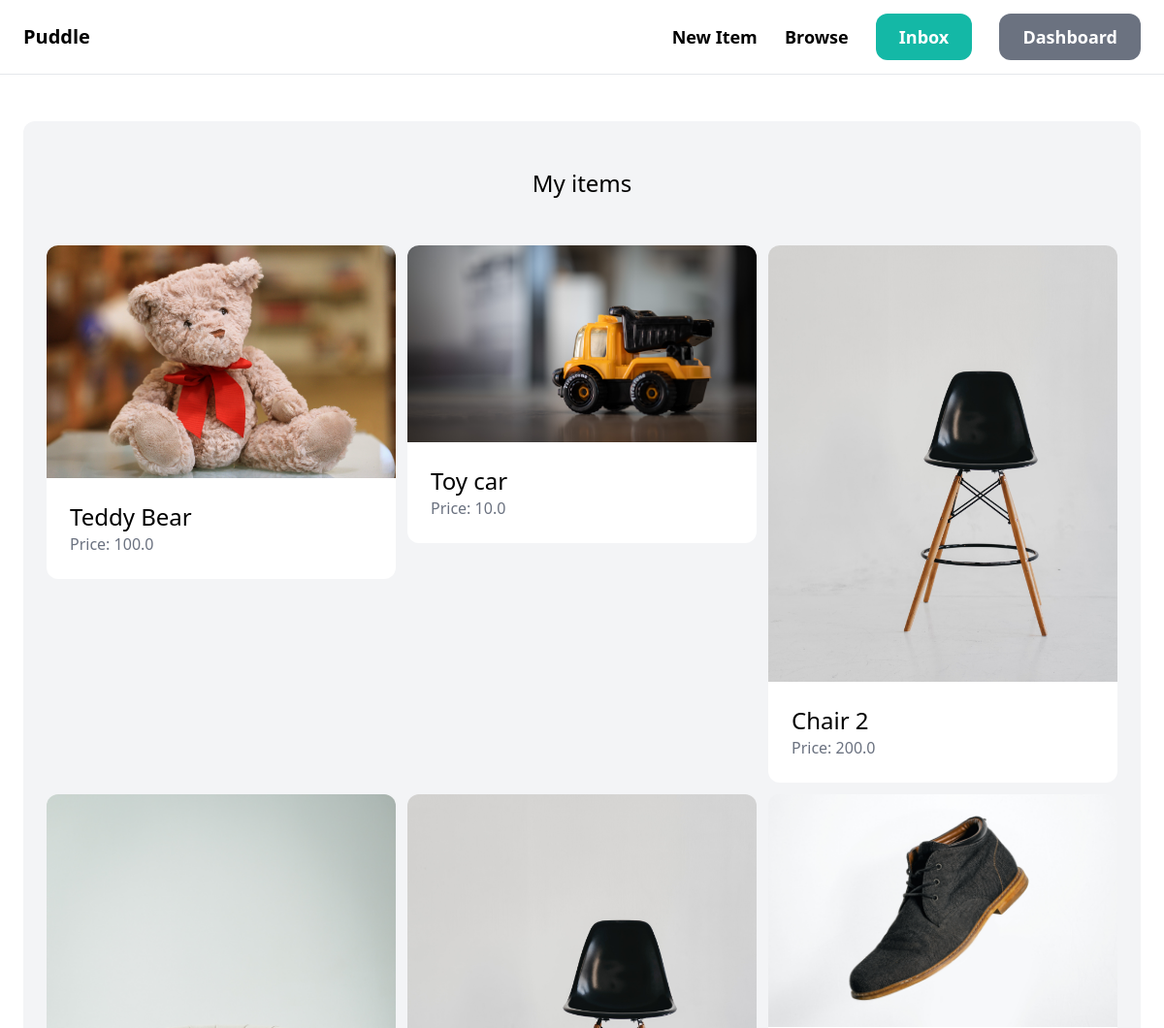
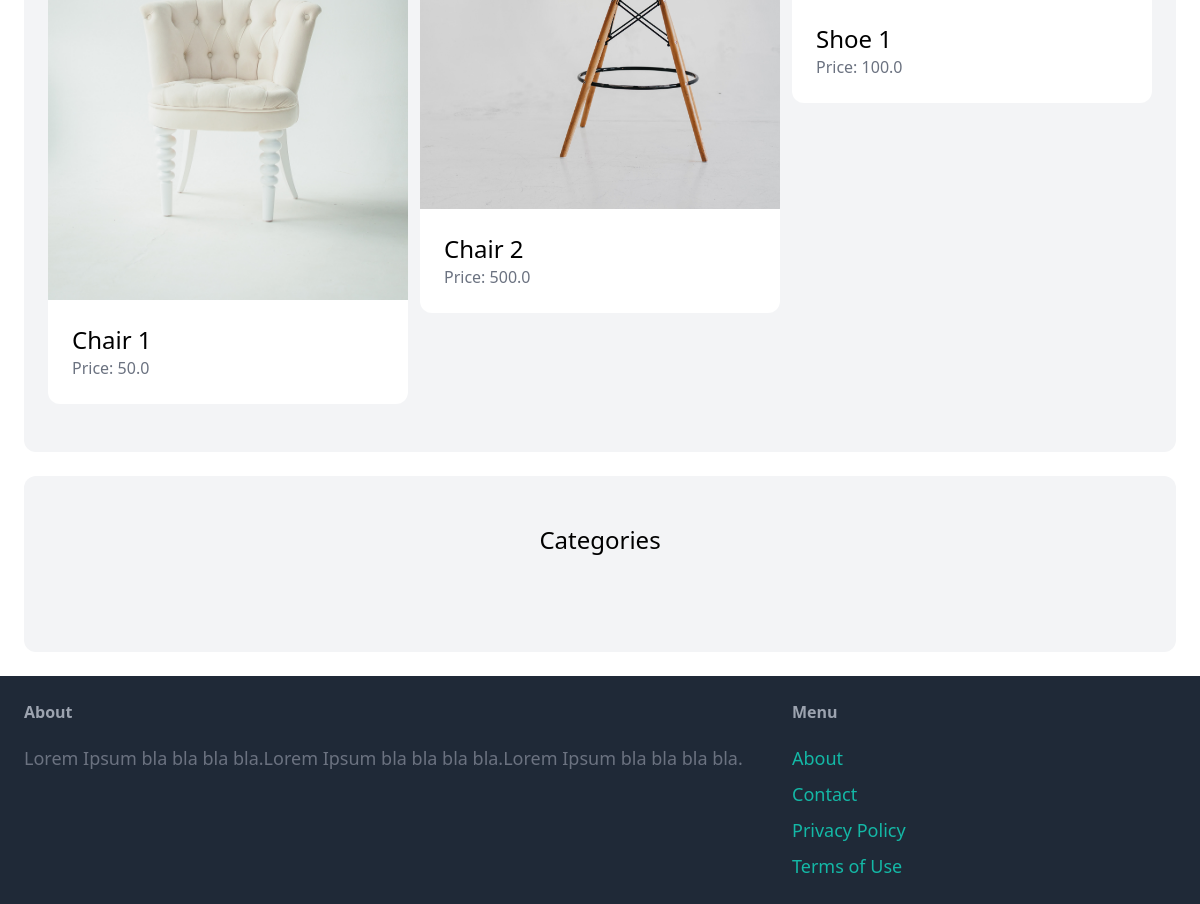
The page /dashboard/ (signed in) on the database its author committed (2 pictures, top to bottom).
### item/models.py (models this page shows, shortened)
class Item(models.Model):
    category = models.ForeignKey(Category, related_name='items', on_delete=models.CASCADE)
    name = models.CharField(max_length=255)
    description = models.TextField(blank=True, null=True)
    price = models.FloatField()
    image = models.ImageField(upload_to='item_images', blank=True, null=True)
    is_sold = models.BooleanField(default=False)
    created_by = models.ForeignKey(User, related_name='items', on_delete=models.CASCADE)
    created_at = models.DateTimeField(auto_now_add=True)
    is_hold = models.BooleanField(default=False)

### dashboard/views.py (the view)
# urls.py: path('', views.index, name='index'),
@login_required
def index(request):
    items = Item.objects.filter(created_by=request.user)
    return render(request, 'dashboard/index.html', {
        'items': items,
    })

### dashboard/templates/dashboard/index.html (shortened to what this page needs)
{% extends 'core/base.html' %}
{% block content %}
<div class="mt-6 px-6 py-12 bg-gray-100 rounded-xl">
    <h2 class="mb-12 text-2xl text-center">My items</h2>
   <div class="grid grid-cols-3 gap-3">
    {% for item in items %}
        <div>
            <a href="{% url 'item:detail' item.id %}">
                <div>
                    <img src="{{ item.image.url }}" class="rounded-t-xl">
                </div>
                <div class="p-6 bg-white rounded-b-xl">
                    <h2 class="text-2xl">{{ item.name }}</h2>
                    <p class="text-gray-500">Price: {{ item.price }}</p>
                </div>
            </a>
        </div>
    {% endfor %}
   </div>
</div>
<div class="mt-6 px-6 py-12 bg-gray-100 rounded-xl">
    <h2 class="mb-12 text-2xl text-center">Categories</h2>
</div>
{% endblock %}

### rows shown on the page
Item: image (picture), name "Teddy Bear", price "100.0"
Item: image (picture), name "Toy car", price "10.0"
Item: image (picture), name "Chair 2", price "200.0"
Item: image (picture), name "Chair 1", price "50.0"
Item: image (picture), name "Chair 2", price "500.0"
Item: image (picture), name "Shoe 1", price "100.0"
